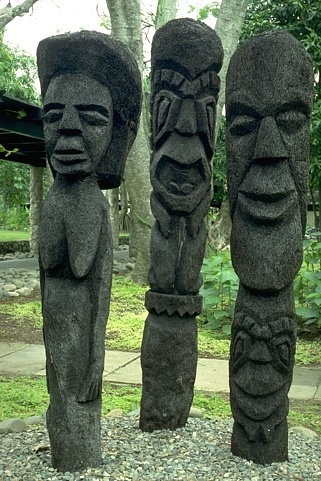
%> input picture prob_edge/data/images/101085.jpg, 321 x 481 px, given in place of 119082.jpg, which was not available
$ octave evaluateSegmentation.m   (GNU Octave 9; MATLAB toolbox functions it lacks are replaced by stand-ins)
%> lines starting %> are read from the running program, lines starting %| are printed output that depends on the picture; pictures that were not available may be replaced by others from this repository, and a replacement may not be noted
% evaluateSegmentation.m

% set the directories for images, ground truth, and results
maindir = './'; % this should point to your prob_seg directory
ids = load(fullfile(maindir, 'prob_edge\iids_test.txt'));
imdir = fullfile(maindir, 'prob_edge\data', 'images');
gtdir = fullfile(maindir, 'prob_edge\data', 'human');
resultbasedir = fullfile(maindir, 'prob_edge\results');
addpath('./prob_edge/util');
addpath('./'); % change to your solutions directory

makehtml = true; % optional, for creating html pages for results
overwrite = true; % set to false if you want to skip already processed images

methods = {'gradient', 'oriented'};

for m = 1:numel(methods) % choose which methods to run

  close all;

  method = methods{m};
  resultdir = fullfile(resultbasedir, 'color', method);
  if ~exist(resultdir, 'file')
    mkdir(resultdir); % create the result directory for the current method
  end

  for f = 1:numel(ids) % loop through each test image

    if ~overwrite && exist(fullfile(resultdir, [num2str(ids(f)) '.bmp']), 'file')
     continue; % skip if the output already exists
    end

    imfn = fullfile(imdir, [num2str(ids(f)) '.jpg']);
    im = im2double(imread(imfn));
% [28 lines not run here, left out]
function bmap = edgeGradient(im)
bmap_R = edge(im(:,:,1),'Canny');
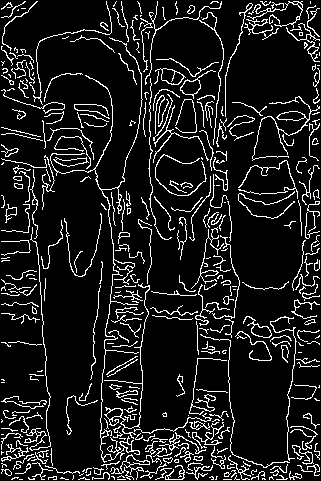
%> bmap_R: size 481x321 logical; 11.3% white in thin lines or dots
bmap_G = edge(im(:,:,2),'Canny');
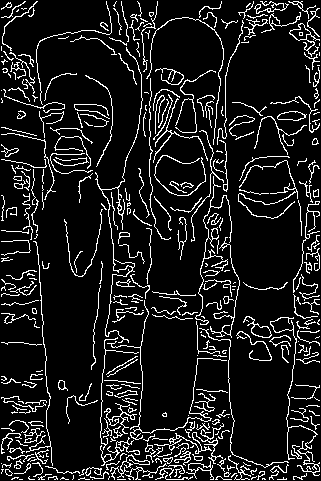
%> bmap_G: size 481x321 logical; 11.1% white in thin lines or dots
bmap_B = edge(im(:,:,3),'Canny');
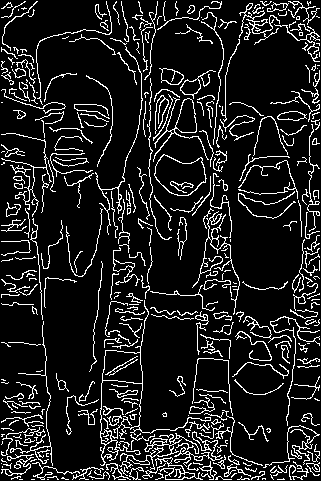
%> bmap_B: size 481x321 logical; 12.2% white in thin lines or dots
bmap = bmap_R + bmap_G + bmap_B;
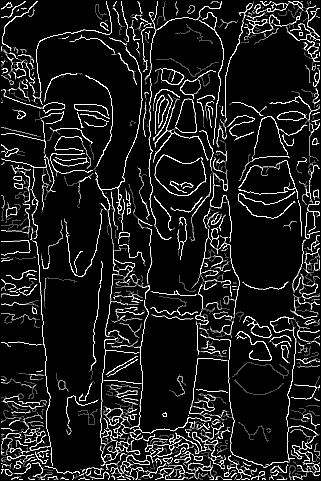
%> bmap: size 481x321 double; min 0, max 3, mean 0.346; drawn with min black and max white
%> `imwrite(bmap, fullfile(resultdir, [num2str(ids(f)) '.bmp']));`:
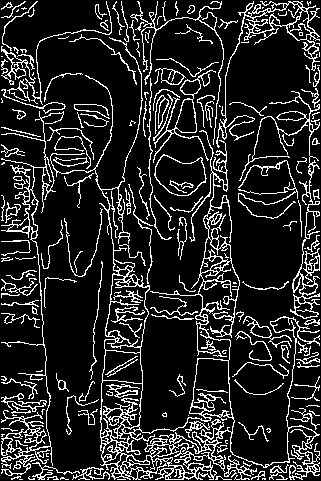
%> saved as 119082.bmp: size 481x321 uint8; 15.3% white in thin lines or dots
%> the run ends on the next line
end
